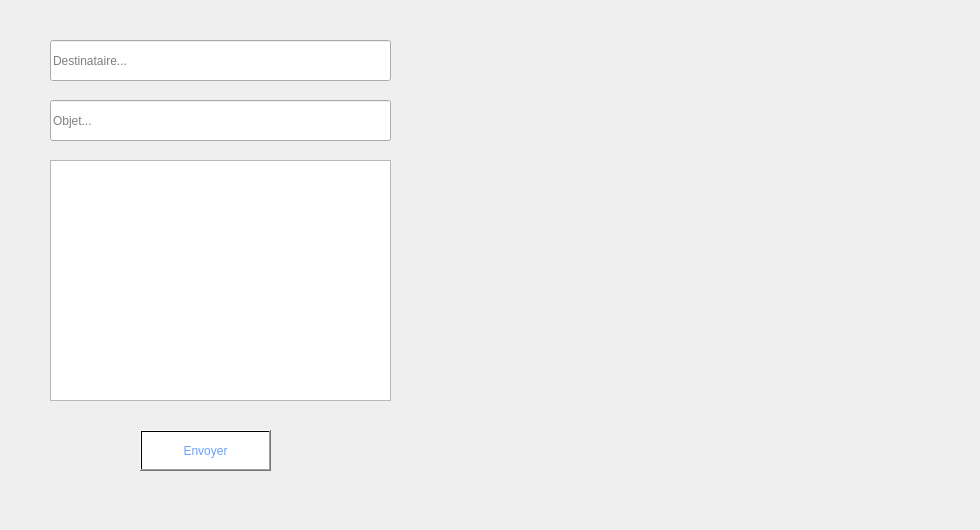
        <widget class="QWidget" name="tab_19">
         <attribute name="title">
          <string>Mailing</string>
         </attribute>
         <widget class="QLineEdit" name="lineEdit_15">
          <property name="geometry">
           <rect>
            <x>50</x>
            <y>40</y>
            <width>341</width>
            <height>41</height>
           </rect>
          </property>
          <property name="placeholderText">
           <string>Destinataire...</string>
          </property>
         </widget>
         <widget class="QLineEdit" name="lineEdit_16">
          <property name="geometry">
           <rect>
            <x>50</x>
            <y>100</y>
            <width>341</width>
            <height>41</height>
           </rect>
          </property>
          <property name="placeholderText">
           <string>Objet...</string>
          </property>
         </widget>
         <widget class="QTextEdit" name="textEdit_2">
          <property name="geometry">
           <rect>
            <x>50</x>
            <y>160</y>
            <width>341</width>
            <height>241</height>
           </rect>
          </property>
         </widget>
         <widget class="QPushButton" name="pushButton_35">
          <property name="geometry">
           <rect>
            <x>140</x>
            <y>430</y>
            <width>131</width>
            <height>41</height>
           </rect>
          </property>
          <property name="styleSheet">
           <string notr="true">color:rgb(103, 161, 255);
background-color: qlineargradient(spread:pad, x1:1, y1:0, x2:1, y2:0, stop:0.919598 rgba(255, 255, 255), stop:0.98 rgba(0, 0, 0, 255), stop:1 rgba(235, 148, 61, 255));

</string>
          </property>
          <property name="text">
           <string>Envoyer</string>
          </property>
         </widget>
         <widget class="QLabel" name="label_111">
          <property name="geometry">
           <rect>
            <x>0</x>
            <y>-30</y>
            <width>971</width>
            <height>521</height>
           </rect>
          </property>
          <property name="styleSheet">
           <string notr="true">background-image: url(:/5.jpg);</string>
          </property>
          <property name="text">
           <string/>
          </property>
         </widget>
         <zorder>label_111</zorder>
         <zorder>lineEdit_15</zorder>
         <zorder>lineEdit_16</zorder>
         <zorder>textEdit_2</zorder>
         <zorder>pushButton_35</zorder>
        </widget>
